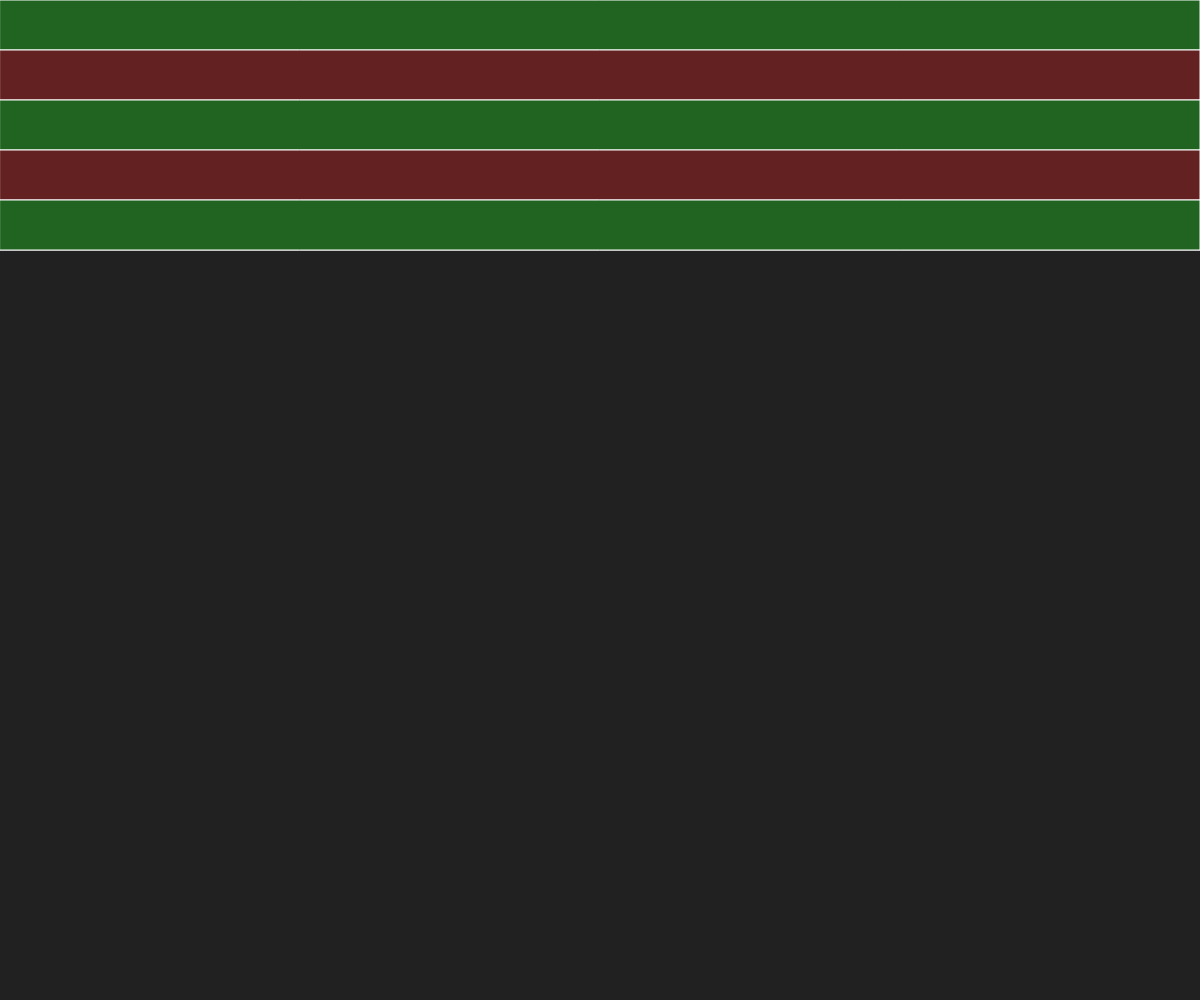
Frame 1 (no input)
Frame 2 (the mouse pressed at the canvas centre, redrawn once): identical to frame 1, image omitted

The p5.js sketch that drew this single still picture (run headless with seeded random() and noise() and a simulated clock; the mouse was pressed at the canvas centre and the sketch redrawn once):

// p5.js sketch
// ── sketch.js
"use strict";

function setup(){
	let canvas = createCanvas(windowWidth, windowHeight).canvas;
	noLoop();
	background(33);
	fill(100);
	stroke(255);
	strokeWeight(1);

	//blendMode(DIVIDE);
}

function draw(){
	background(33);

	let s = 50;

	// for(let a=0; a<5; a++){
	// 	fill(99, 33, 33);
	// 	rect(a*s*2, 0, s, height);
	// }

	// for(let a=0; a<5; a++){
	// 	fill(33, 99, 33);
	// 	rect(0, a*s*2, width, s);
	// }

	for(let a=0; a<5; a++){
		let odd = a % 2;
		if(odd == 0){
			fill(33, 99, 33);
			rect(0, a*s, width, s);
		}
	}

	for(let a=0; a<5; a++){
		let odd = a % 2;
		if(odd == 0){
			fill(33, 99, 33);
			rect(0, a*s, width, s);
		}else{
			fill(99, 33, 33);
			rect(0, a*s, width, s);
		}
	}

	// for(let a=0; a<5; a++){
	// 	if(a%2==0){
	// 		fill(99, 33, 33);
	// 	}else{
	// 		fill(33, 33, 99);
	// 	}
	// 	rect(a*s, 0, s, height);
	// }

	// for(let a=0; a<5; a++){
	// 	for(let b=0; b<5; b++){
	// 		if(a%2 == 0){
	// 			if(b%2 == 0){
	// 				fill(99, 33, 33);
	// 			}else{
	// 				fill(33, 99, 33);
	// 			}
	// 		}else{
	// 			if(b%2 == 0){
	// 				fill(33, 99, 33);
	// 			}else{
	// 				fill(99, 33, 33);
	// 			}
	// 		}
	// 		square(a*s, b*s, s);
	// 	}
	// }

	// fill(33, 99, 33);
	// for(let a=0; a<5; a++){
	// 	for(let b=0; b<5; b++){
	// 		if(b%2 == 0){
	// 			square(a*s*2, b*s, s);
	// 		}else{
	// 			square(a*s*2+s, b*s, s);
	// 		}
	// 	}
	// }

	// for(let a=0; a<5; a++){
	// 	for(let b=0; b<3; b++){
	// 		if((a+b)%2 == 0){
	// 			fill(99, 33, 99);
	// 		}else{
	// 			fill(33, 99, 99);
	// 		}
	// 		square(a*s, b*s, s);
	// 	}
	// }
}
